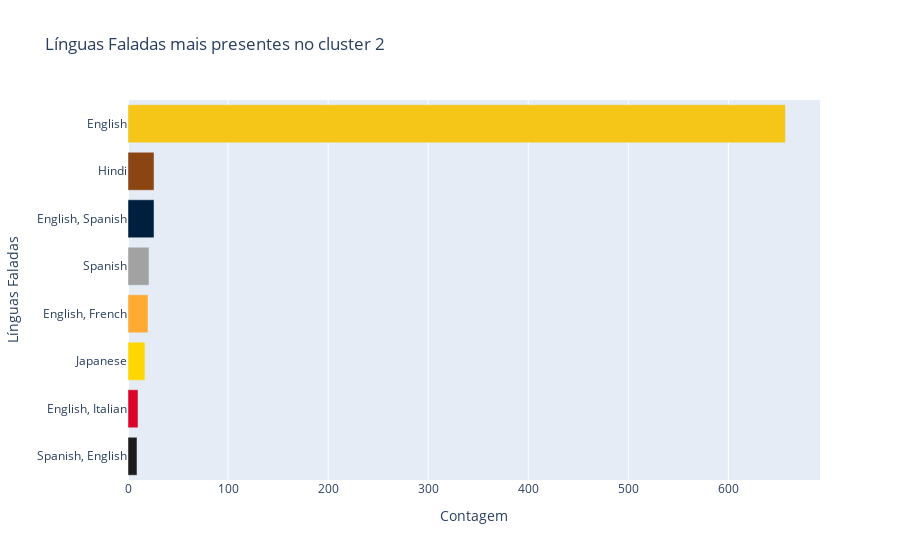

Source (notebook cell):
### Code cell
#Línguas mais faladas no cluster 2
fig = grafico_barras('2', cluster2kmodes, 'spoken_languages', 8)
fig.show()

### Figure 1 — Plotly figure (JSON) as saved in the notebook; plotly's stock layout.template omitted (floating-point values rounded to 4 significant figures)
{"data": [{"alignmentgroup": "True", "hovertemplate": "Contagem=%{x}<br>Línguas Faladas=%{y}<extra></extra>", "legendgroup": "", "marker": {"color": ["#1B1B1B", "#D90429", "#FFD700", "#FFAA33", "#A2A2A2", "#001F3F", "#8B4513", "#F5C518", "#5A5A5A", "#B22222"], "pattern": {"shape": ""}}, "name": "", "offsetgroup": "", "orientation": "h", "showlegend": false, "textposition": "auto", "type": "bar", "x": [9, 10, 17, 20, 21, 26, 26, 657], "xaxis": "x", "y": ["Spanish, English", "English, Italian", "Japanese", "English, French", "Spanish", "English, Spanish", "Hindi", "English"], "yaxis": "y"}], "layout": {"barmode": "relative", "legend": {"tracegroupgap": 0}, "title": {"text": "Línguas Faladas mais presentes no cluster 2"}, "xaxis": {"anchor": "y", "domain": [0, 1], "title": {"text": "Contagem"}}, "yaxis": {"anchor": "x", "domain": [0, 1], "title": {"text": "Línguas Faladas"}}}}
